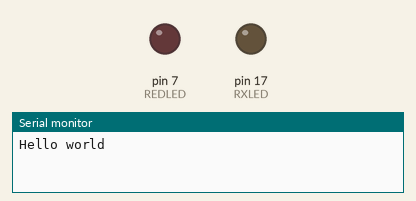
This sketch was run on a simulated SparkFun Pro Micro, built with avr-gcc and run on an emulated ATmega32U4. Shown: output pins drawn as LEDs (lit = HIGH), the last lines printed to the serial monitor.

Above: at 0.5 s.
At 1.5 s:
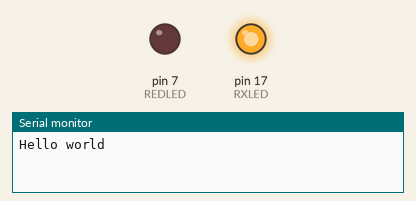
At 5.5 s:
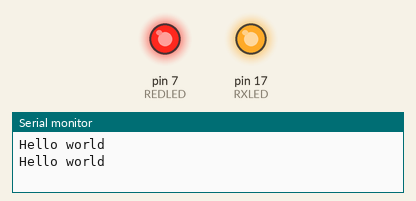
Timing chart, 0 to 6.9 s (numbered marks = the images above):
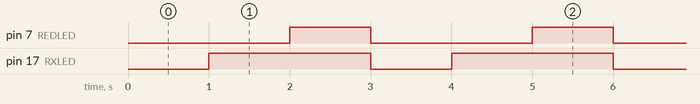

The sketch:

SimpleBlick.ino
```cpp
// (licence header left out)
int RXLED = 17;  // The RX LED has a defined Arduino pin
// The TX LED was not so lucky, we'll need to use pre-defined
// macros (TXLED1, TXLED0) to control that.
// (We could use the same macros for the RX LED too -- RXLED1,
//  and RXLED0.)

int REDLED = 7;
void setup()
{
 pinMode(RXLED, OUTPUT);  // Set RX LED as an output
 // TX LED is set as an output behind the scenes

 Serial.begin(9600); //This pipes to the serial monitor
 Serial1.begin(9600); //This is the UART, pipes to sensors attached to board

 // Setup pin to be output
 pinMode(REDLED,OUTPUT);
}

void loop()
{
 Serial.println("Hello world");  // Print "Hello World" to the Serial Monitor
 Serial1.println("Hello!");  // Print "Hello!" over hardware UART

 digitalWrite(RXLED, LOW);   // set the LED on
 TXLED0; //TX LED is not tied to a normally controlled pin
 delay(1000);              // wait for a second
 digitalWrite(RXLED, HIGH);    // set the LED off
 TXLED1;
 delay(1000);              // wait for a second

 TXLED0; //TX LED is not tied to a normally controlled pin
 digitalWrite(REDLED, HIGH);
 delay(1000);
 digitalWrite(REDLED, LOW);

}
```

Measured:
- by itself, pin 7 (REDLED): alternates HIGH for 1.0 s and LOW for 2.0 s
- by itself, pin 17 (RXLED): alternates HIGH for 2.0 s and LOW for 1.0 s
- by itself, everything shown: repeats every 3.0 s, in 4 steps
